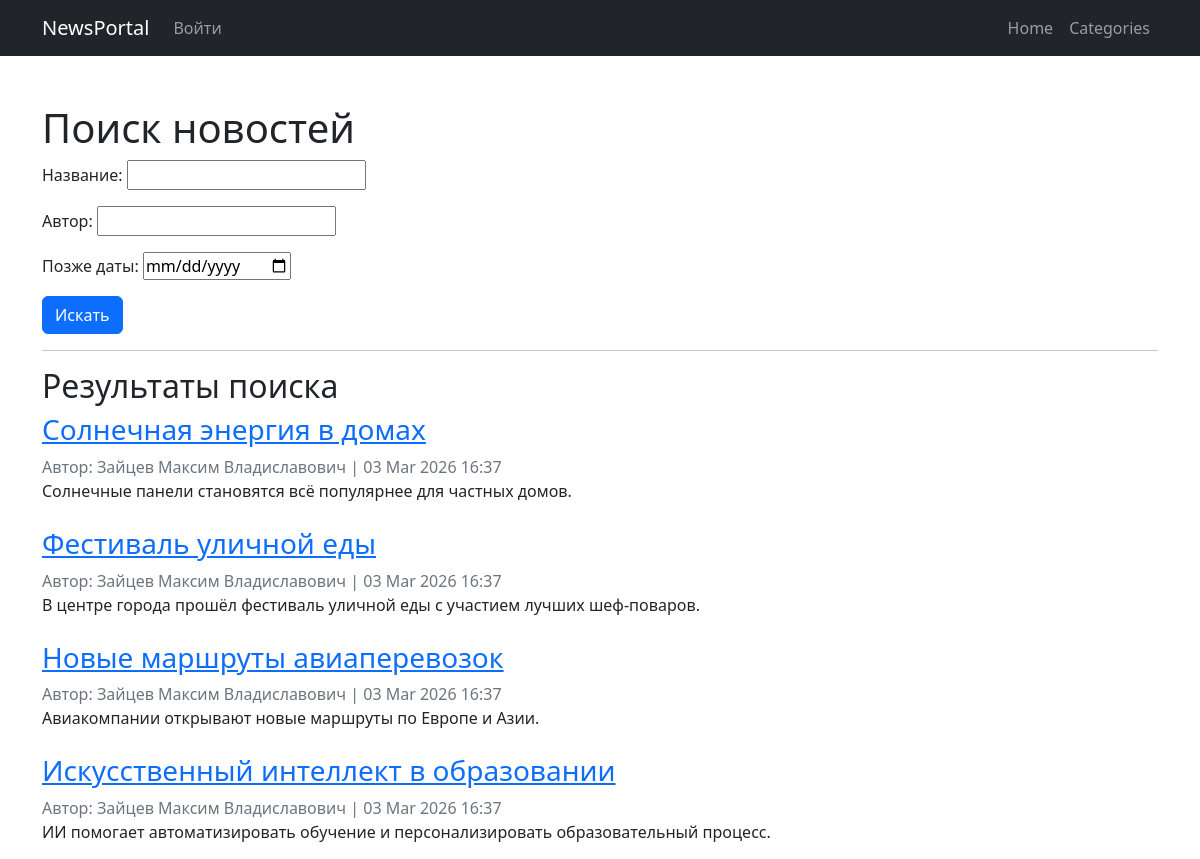
/news/search/ (upper part), run on an earlier commit of the app's database.
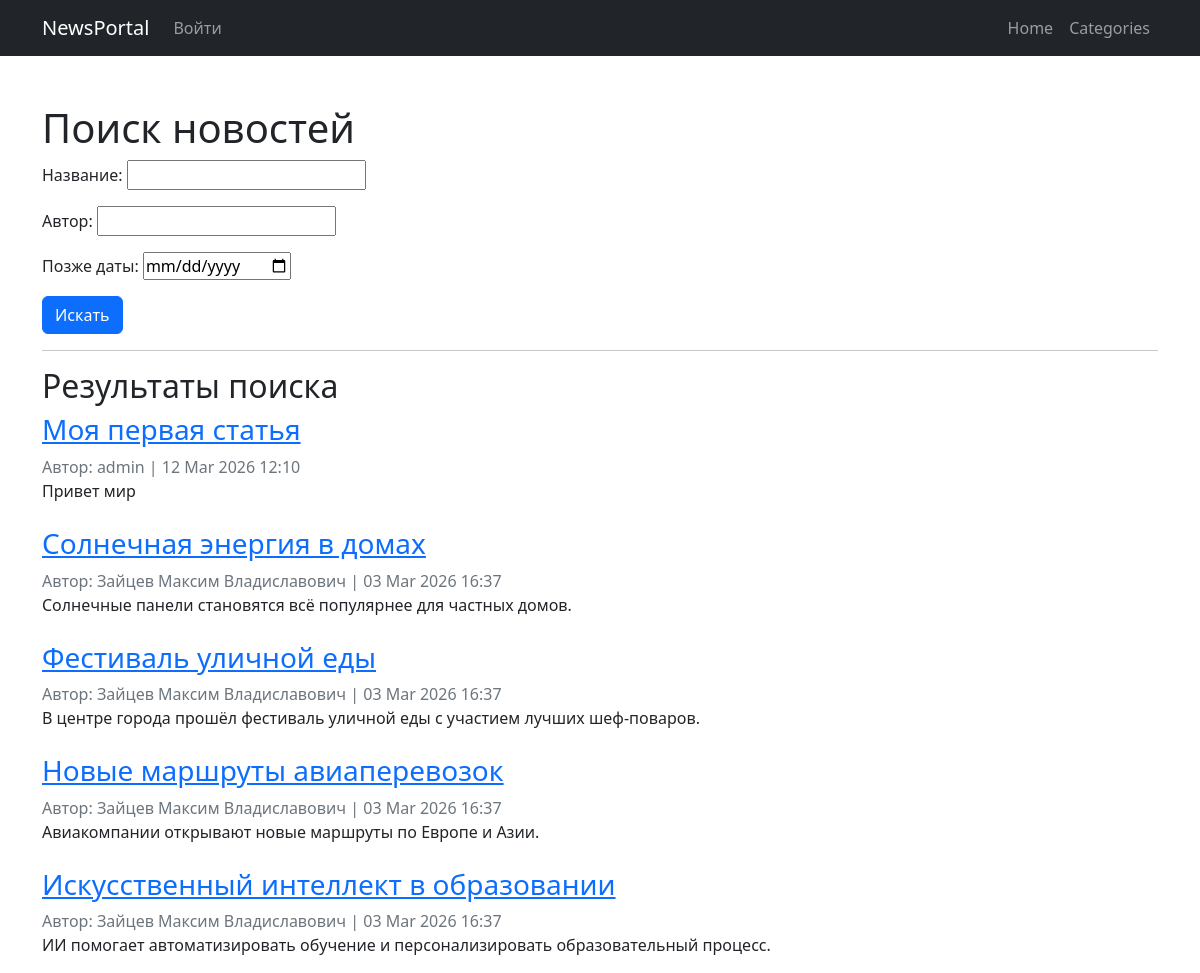
And on a later commit of the database.
### NewsPortal/models.py (models this page shows, shortened)
class Post(models.Model):
    name = models.CharField(max_length=50)
    author = models.ForeignKey(Author, on_delete=models.CASCADE)
    type_post = models.CharField(max_length=20, choices=POST_CHOICES)
    time_create = models.DateTimeField(auto_now_add=True)
    categories = models.ManyToManyField(Categories, through='PostCategories')
    content = models.TextField()
    rating_post = models.IntegerField(default=0)
    def preview(self):
        snippet = self.content[:124]
        if len(self.content) > 124:
            snippet = snippet.rsplit(' ', 1)[0]
            return snippet + '...'
        return snippet

class Author(models.Model):
    user = models.OneToOneField(User, on_delete=models.CASCADE)
    rating_author = models.IntegerField(default=0)

### NewsPortal/views.py (the view)
# urls.py: path('news/search/', PostSearchView.as_view(), name='post_search'),
class PostSearchView(ListView):
    model = Post
    template_name = 'post_search.html'
    context_object_name = 'posts'  # используем posts для совместимости
    def get_queryset(self):
        self.filter = PostFilter(self.request.GET, queryset=Post.objects.all().order_by('-time_create'))
        return self.filter.qs  # возвращаем отфильтрованные объекты
    def get_context_data(self, **kwargs):
        context = super().get_context_data(**kwargs)
        context['filter'] = self.filter  # передаём фильтр в шаблон
        return context

### NewsPortal/templatetags/custom_filters.py (called while the page is built)
@register.filter
def censor(value):
    if not isinstance(value, str):
        return value
    pattern = r'\b(' + '|'.join(re.escape(word) for word in BAD_WORDS) + r')\b'
    def replace_with_stars(match):
        word = match.group()
        return word[0] + '*' * (len(word) - 1)
    return re.sub(pattern, replace_with_stars, value, flags=re.IGNORECASE)

### templates/post_search.html (shortened to what this page needs)
{% extends 'flatpages/default.html' %}
{% load custom_filters %}
{% block content %}
<h1>Поиск новостей</h1>
<form method="get">
    {{ filter.form.as_p }}
    <button type="submit" class="btn btn-primary">Искать</button>
</form>
<hr>
<h2>Результаты поиска</h2>
{% for post in filter.qs %}
<article class="mb-4">
    <h3><a href="{% url 'post_detail' post.pk %}">{{ post.name }}</a></h3>
    <div class="text-muted">
        Автор: {{ post.author.user.username }} | {{ post.time_create|date:"d M Y H:i" }}
    </div>
    <p>{{ post.preview|censor }}</p>
</article>
{% empty %}
<p>Постов не найдено.</p>
{% endfor %}
{% endblock %}

What changed in the data, as far as the page shows it:
added Post: name "Моя первая статья", author.user.username "admin", time_create "12 Mar 2026 12:10", preview|censor "Привет мир"
